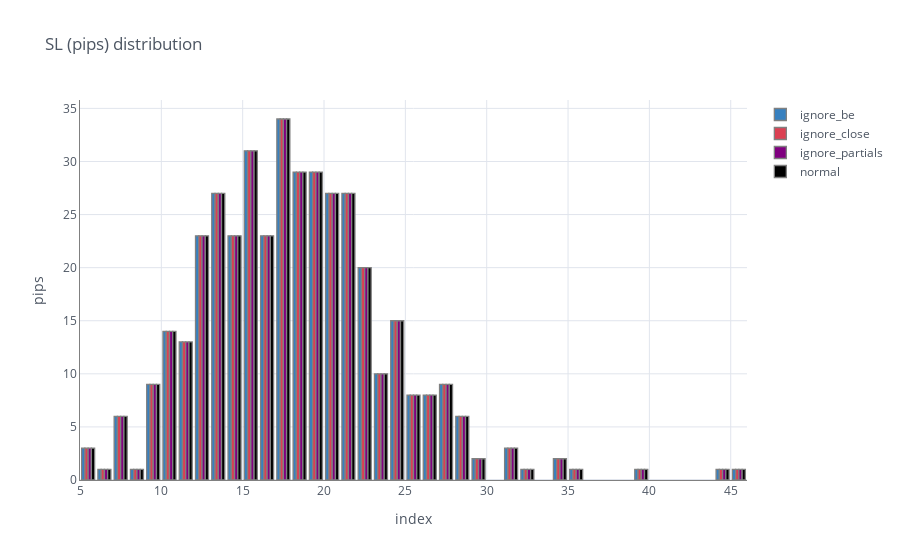

This figure's notebook cell:
### Code cell
get_attr_multi(multi, 'sl_pips').iplot(kind='hist', barmode='group', title='SL (pips) distribution', yTitle='pips', 
    xTitle='index', opacity=1, colors='blue red purple black'.split(' '), linecolor='grey')

### Figure 1 — Plotly figure (JSON) as saved in the notebook; plotly's stock layout.template omitted (floating-point values rounded to 4 significant figures; data arrays with more than 128 entries replaced by an {"elided": "..."} marker saying what was removed)
{"data": [{"histfunc": "count", "histnorm": "", "marker": {"color": "rgba(55, 128, 191, 1.0)", "line": {"color": "#808080", "width": 1.3}}, "name": "ignore_be", "opacity": 1, "orientation": "v", "type": "histogram", "x": {"elided": "408 float values"}}, {"histfunc": "count", "histnorm": "", "marker": {"color": "rgba(219, 64, 82, 1.0)", "line": {"color": "#808080", "width": 1.3}}, "name": "ignore_close", "opacity": 1, "orientation": "v", "type": "histogram", "x": {"elided": "408 float values"}}, {"histfunc": "count", "histnorm": "", "marker": {"color": "rgba(128, 0, 128, 1.0)", "line": {"color": "#808080", "width": 1.3}}, "name": "ignore_partials", "opacity": 1, "orientation": "v", "type": "histogram", "x": {"elided": "408 float values"}}, {"histfunc": "count", "histnorm": "", "marker": {"color": "rgba(0, 0, 0, 1.0)", "line": {"color": "#808080", "width": 1.3}}, "name": "normal", "opacity": 1, "orientation": "v", "type": "histogram", "x": {"elided": "408 float values"}}], "layout": {"barmode": "group", "legend": {"bgcolor": "#FFFFFF", "font": {"color": "#4D5663"}}, "paper_bgcolor": "#FFFFFF", "plot_bgcolor": "#FFFFFF", "title": {"font": {"color": "#4D5663"}, "text": "SL (pips) distribution"}, "xaxis": {"gridcolor": "#E1E5ED", "linecolor": "grey", "showgrid": true, "tickfont": {"color": "#4D5663"}, "title": {"font": {"color": "#4D5663"}, "text": "index"}, "zerolinecolor": "#E1E5ED"}, "yaxis": {"gridcolor": "#E1E5ED", "linecolor": "grey", "showgrid": true, "tickfont": {"color": "#4D5663"}, "title": {"font": {"color": "#4D5663"}, "text": "pips"}, "zerolinecolor": "#E1E5ED"}}}
